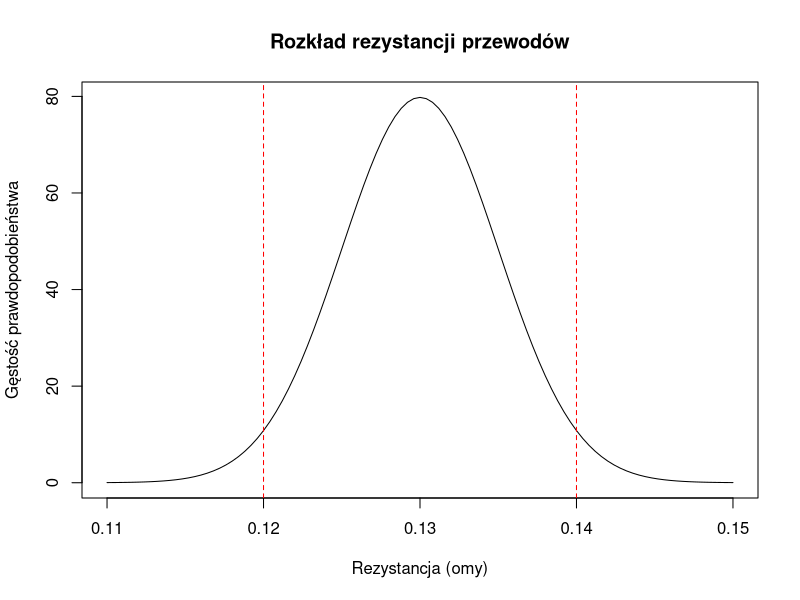

The R script that drew this image:
# Parametry
mu <- 0.13
sigma <- 0.005

# Wizualizacja rozkładu normalnego
curve(dnorm(x, mean=mu, sd=sigma), 
      from=0.11, to=0.15,  # zakres wykresu
      main="Rozkład rezystancji przewodów",
      xlab="Rezystancja (omy)",
      ylab="Gęstość prawdopodobieństwa")

# Dodanie pionowych linii dla granic specyfikacji
abline(v=c(0.12, 0.14), col="red", lty=2)

# Prawdopodobieństwo, że przewód spełnia wymagania
# P(0.12 ≤ X ≤ 0.14)
p_ok <- pnorm(0.14, mu, sigma) - pnorm(0.12, mu, sigma)

cat("Prawdopodobieństwo spełnienia wymagań:", round(p_ok * 100, 2), "%\n")
